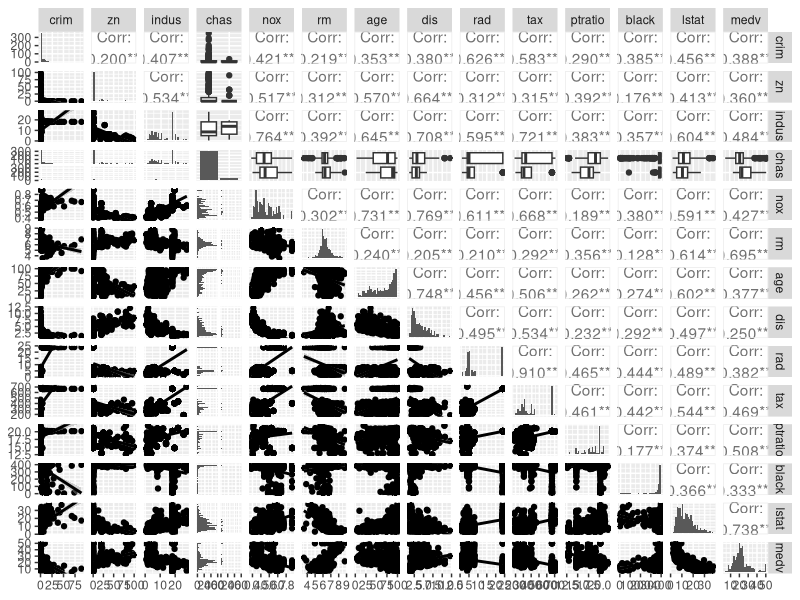
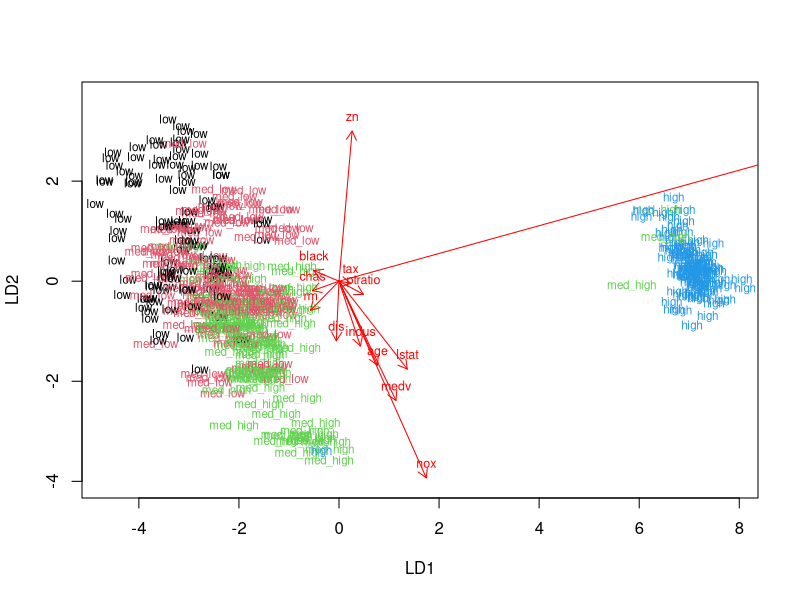
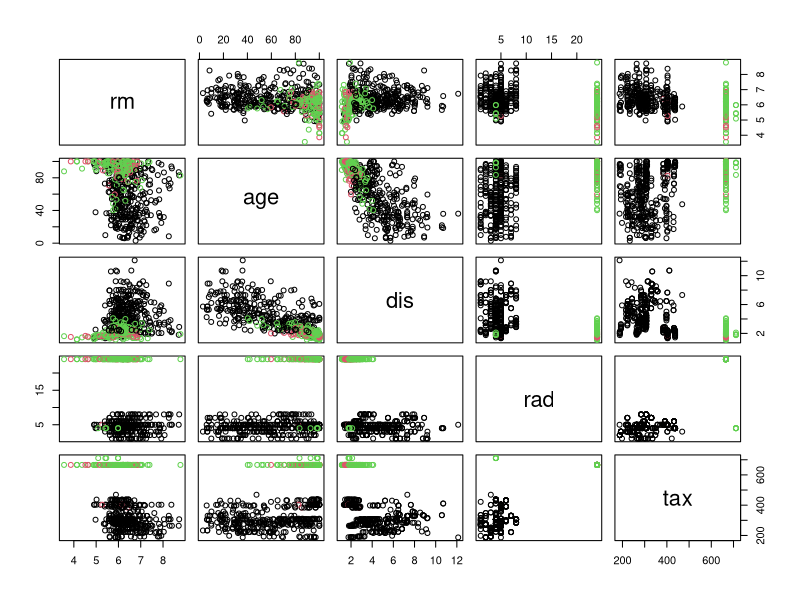
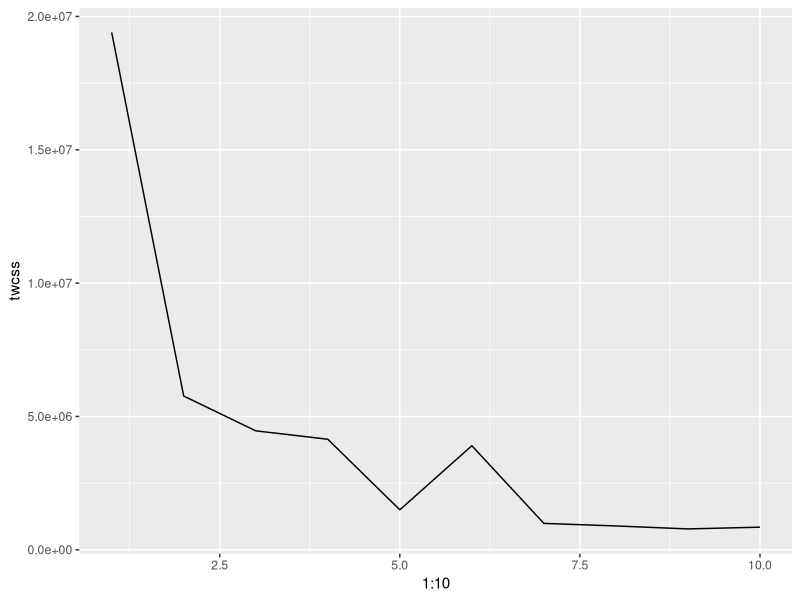
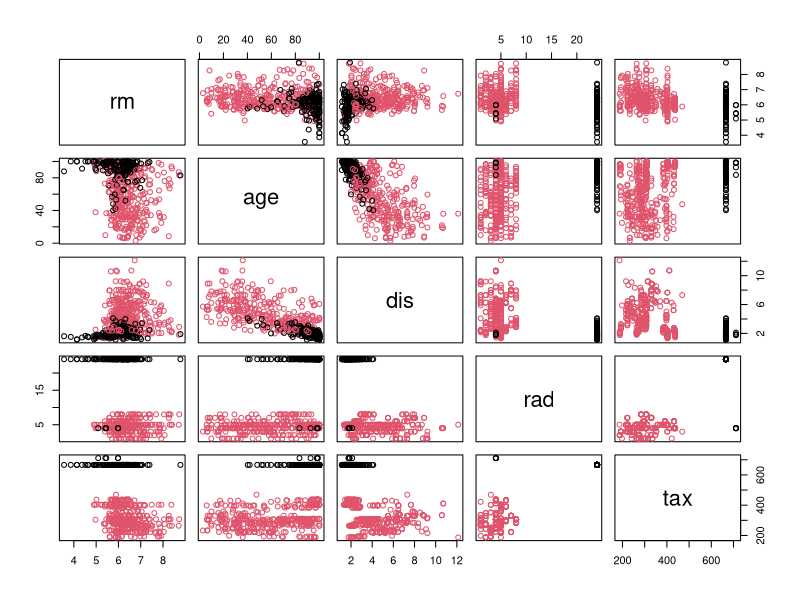
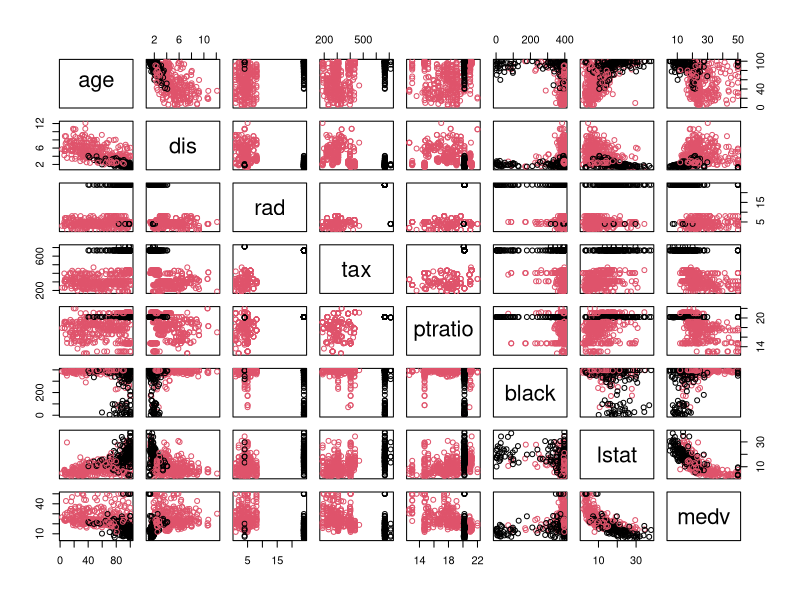

Here is the R script that generated these plots, in order:
## ---- chunk 1
# This is a so-called "R chunk" where you can write R code.

date()

## ---- chunk 2
library(GGally)
library(ggplot2)
## ---- chunk 3
library(MASS)
data("Boston")
## ---- chunk 4
dim(Boston)
## ---- chunk 5
str(Boston)
## ---- chunk 6
Boston$chas = as.factor(Boston$chas)
## ---- chunk 7
options(digits=3)
p1 <- ggpairs(Boston, mapping=aes(), diag=list(continuous="barDiag"), lower=list(continuous="smooth"))
suppressMessages(print(p1))
## ---- chunk 8
summary(Boston)
## ---- chunk 9
Boston$chas = as.numeric(Boston$chas)
boston_scaled <- scale(Boston)
boston_scaled <- as.data.frame(boston_scaled)
summary(boston_scaled)
## ---- chunk 10
bins <- quantile(boston_scaled$crim)
crime <- cut(boston_scaled$crim, breaks = bins, include.lowest = TRUE, labels=c("low", "med_low", "med_high", "high"))
boston_scaled <- dplyr::select(boston_scaled, -crim)
boston_scaled <- data.frame(boston_scaled, crime)
## ---- chunk 11
n <- nrow(boston_scaled) #number of rows
ind <- sample(n,  size = n * 0.8) #random indices of 80% of the datapoints

train <- boston_scaled[ind,] #create training data
test <- boston_scaled[-ind,] #create testing data

correct_classes <- test$crime #Store the correct classes from test data in its own variable
test <- dplyr::select(test,-crime) #Remove the correct classes from the test data
## ---- chunk 12
lda.fit <- lda(crime ~ ., data = train)
lda.arrows <- function(x, myscale = 1, arrow_heads = 0.1, color = "red", tex = 0.75, choices = c(1,2)){
  heads <- coef(x)
  arrows(x0 = 0, y0 = 0, 
         x1 = myscale * heads[,choices[1]], 
         y1 = myscale * heads[,choices[2]], col=color, length = arrow_heads)
  text(myscale * heads[,choices], labels = row.names(heads), 
       cex = tex, col=color, pos=3)
}
classes <- as.numeric(train$crime)
plot(lda.fit, dimen = 2, col=classes, pch=classes)
lda.arrows(lda.fit, myscale = 5)
## ---- chunk 13
lda.pred <- predict(lda.fit, newdata=test)
table(correct=correct_classes, predicted=lda.pred$class)
## ---- chunk 14
data("Boston")
boston_scaled <- scale(Boston)
boston_scaled <- as.data.frame(boston_scaled)
## ---- chunk 15
dist <- dist(Boston, method="manhattan")
summary(dist)
## ---- chunk 16
km <- kmeans(Boston, centers = 3)
pairs(Boston[6:10], col=km$cluster)
## ---- chunk 17
twcss <- sapply(1:10, function(k){kmeans(Boston, k)$tot.withinss})
qplot(x=1:10, y=twcss, geom='line')
## ---- chunk 18
km <- kmeans(Boston, centers = 2)
pairs(Boston[6:10], col=km$cluster)
## ---- chunk 19
pairs(Boston[7:14], col=km$cluster)
